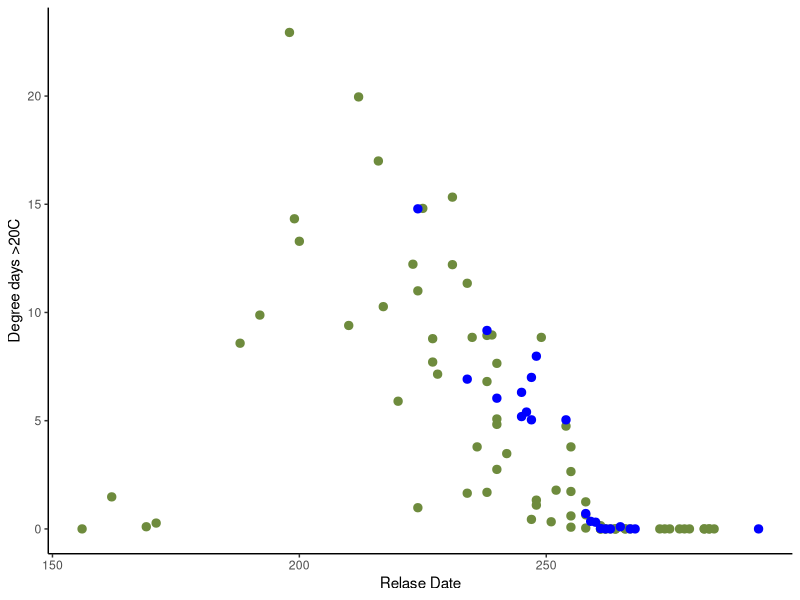

R code for this plot:
## ---- chunk 1
### Reaches 1-8	= summary data for the full study reach
### SPECIES: SPP 	= species (ASH = steelhead, FA= fall Chinooks salmon, SP = spring Chinook salmon, SU = summer Chinook salmon)
### RELEASE DATE (RD): tagdate	= date fish was tagged
### WATER TEMP ON RD: WQM T on tagdate = Columbia River water temperature on the date fish was tagged
### T mean	= mean fish temperature
### T std	= standard deviation of fish temperature
### T max	= maximum fish temperature
### T min	= minimum fish temperature
## ---- chunk 2
library(tidyverse)
library(ggthemes)
library(dplyr)
## ---- chunk 3
fishData <- read_csv("WA3_Figure_Data.csv")
bySpecies<- fishData %>% 
  group_by(SPP) %>% 
  summarize(DDT20, julian, TotalNumber=n())%>% 
  filter(DDT20>=0)
  SteelFa<-filter(bySpecies, TotalNumber>199 | TotalNumber<29 & julian>151)
p<-ggplot(data = SteelFa, mapping=aes(x = julian, y= DDT20, color=SPP, na.rm=T))+
  geom_point(size=2.5, show.legend = F)+
  xlab("Relase Date")+
  ylab("Degree days >20C")+ 
  ylim(1,25)+
  scale_y_continuous(breaks=c(0, 5, 10, 15, 20, 25, 30))+
  scale_color_manual(values=c("ASH"="darkolivegreen4", "FA"="blue")) + 
  theme(panel.grid.major = element_blank(), panel.grid.minor = element_blank(),
panel.background = element_blank(), axis.line = element_line(colour = "black"))
 p
## ---- chunk 4
Anova<- aov(DDT20~julian, data = SteelFa, projections = T, qr = T, contrasts = NULL)
summary(Anova)
